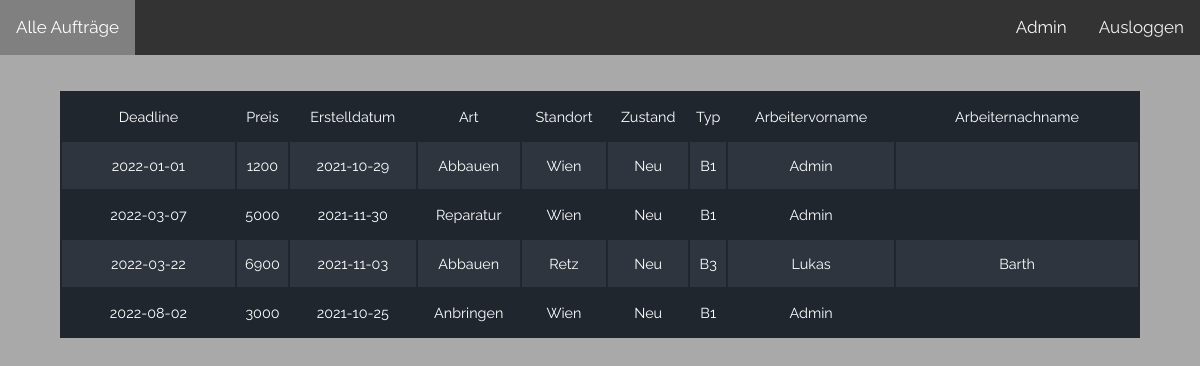
Page /pages/admin_pages/admin.php (signed in) on the committed database.
### tables this page shows
create table Auftrag(
ID int NOT NULL AUTO_INCREMENT,
Preis int NOT NULL,
Erstelldatum DATE,
Deadline DATE NOT NULL,
Art varchar(40), 
Erledigt VARCHAR(1) NOT NULL DEFAULT 'N',
LogoID int NOT NULL,
KundeID int NOT NULL,
ArbeiterID int NOT NULL,
primary key (id),
FOREIGN KEY (LogoID) REFERENCES Logo(ID),
FOREIGN KEY (KundeID) REFERENCES Kunde(ID),
FOREIGN KEY (ArbeiterID) REFERENCES Arbeiter(ID)
);

create table Logo(
ID int NOT NULL AUTO_INCREMENT,
Standort varchar(40) NOT NULL,
Zustand varchar(40),
Typ varchar(40) NOT NULL,
PRIMARY KEY (ID)
);

create table Arbeiter(
ID int NOT NULL AUTO_INCREMENT,
Vorname varchar(40) NOT NULL,
Nachname varchar(40) NOT NULL,
Telefonnummer varchar(30),
Email varchar(40) NOT NULL,
Passwort varchar(40) NOT NULL,
PRIMARY KEY (ID)
);

### php_functions/session.php (called while the page is built, shortened)
<?php
include "connect.php";
$email_check = $_SESSION["Email"];
$pass_check = $_SESSION["Passwort"];
$mode_check = $_SESSION["Mode"];
if (!($_SESSION["Email"] === "admin@mail.com" && $_SESSION["Passwort"] === "1234")) {
    if ($mode_check === "Arbeiter") {
        $sql = "SELECT * FROM arbeiter WHERE Email='$email_check' AND Passwort='$pass_check'";
    } else {
        $sql = "SELECT * FROM kunde WHERE Email='$email_check' AND Passwort='$pass_check'";
    }
    $result = mysqli_query($conn, $sql);
    if (mysqli_num_rows($result) === 1) {
        $row = mysqli_fetch_assoc($result);
        if (
            $row["Email"] === $email_check &&
            $row["Passwort"] === $pass_check
        ) {
            $login_session = $row["Vorname"] . " " . $row["Nachname"];
        } else {
            header("location: ../pages/index.php");
            die();
        }
    } else {
        header("location: ../pages/index.php");
        die();
    }
}
else
{
    $login_session = "Admin";
}
?>

### php_functions/display_data.php (the view, shortened to what this page needs)
<?php
function display_data($data) {
    $output = "<table class='data_table'>";
    foreach($data as $row => $var) {
        $output .= '<tr>';
        if($row===0) {
            foreach($var as $col => $val) {
                $output .= "<td>" . $col . '</td>';
            }
            $output .= '</tr>';
        }
        foreach($var as $val) {
            $output .= '<td>' . $val . '</td>';
        }
        $output .= '</tr>';
    }
    $output .= '</table>';
    echo $output;
}

### pages/admin_pages/admin.php (shortened to what this page needs)
<?php
include "../../php_functions/session.php";
include "../../php_functions/connect.php";
include "../../php_functions/display_data.php";
?>
<html lang="en">
<head>
    <link rel="stylesheet" href="../../css_files/overview.css">
</head>
<body>
<div class="topnav">
    <a class="active" href="admin.php">Alle Aufträge</a>
    <a class="logout" href = "../../php_functions/logout.php">Ausloggen</a>
    <a class="name" ><?php echo $login_session?></a>
</div>
<?php
$query = "select Deadline,Preis,Erstelldatum,Art,Standort,Zustand,Typ,Vorname as 'Arbeitervorname',Nachname as 'Arbeiternachname' from auftrag join logo on logo.id = auftrag.logoid join arbeiter on arbeiter.ID = auftrag.ArbeiterID where erledigt = 'N' order by Deadline;";
$result = mysqli_query($conn, $query);
display_data($result);
?>
</body>
</html>

### css_files/overview.css (style rules this page uses)
* { box-sizing: border-box; margin: 0; padding: 0; font-family: Raleway, sans-serif; }
html { font-size: 62.5%; }
body { font-family: 'Roboto', 'Helvetica Neue', Helvetica, Arial, sans-serif; font-size: 1.6rem; line-height: 1.6; -webkit-font-smoothing: antialiased; -moz-osx-font-smoothing: grayscale; background-color: darkgrey; }
table { margin-left: auto; margin-right: auto; width: 90%; min-width: 300px; margin-bottom: 2.4rem; background-color: #20262e; color: #fff; overflow: hidden; }
table tr:nth-child(even) { background-color: rgb(46, 53, 62); }
table td:before { color: #28b1de; }
table td { display: block; font-size: 90%; }
table td:first-child { padding-top: 1rem; }
table td:last-child { padding-bottom: 1rem; }
table td:before { content: attr(data-th) ':\00a0'; font-weight: bold; min-width: 8rem; display: inline-block; }
@media (min-width: 600px) { table td:before { display: none; } }
@media (min-width: 600px) { table td { display: table-cell; text-align: center; } }
@media (min-width: 600px) { table td:first-child, table td:last-child { padding: 1.5rem 2rem; } }
.topnav { background-color: #333; overflow: hidden; }
.topnav a { float: left; color: #f2f2f2; text-align: center; padding: 14px 16px; text-decoration: none; font-size: 17px; }
.topnav a.active { background-color: grey; color: white; }
a.logout { float: right; color: #f2f2f2; text-align: center; padding: 14px 16px; text-decoration: none; font-size: 17px; }
a.name { color: whitesmoke; float: right; text-align: center; padding: 14px 16px; text-decoration: none; font-size: 17px; }
.data_table { margin-top: 3%; }

### rows in the picture
auftrag: col "Deadline", col "Preis", col "Erstelldatum", col "Art", col "Standort", col "Zustand", col "Typ", col "Arbeitervorname", col "Arbeiternachname", Deadline "2022-01-01", Preis "1200", Erstelldatum "2021-10-29", Art "Abbauen", LogoID.Standort "Wien", LogoID.Zustand "Neu", LogoID.Typ "B1", ArbeiterID.Vorname "Admin"
auftrag: Deadline "2022-03-07", Preis "5000", Erstelldatum "2021-11-30", Art "Reparatur", LogoID.Standort "Wien", LogoID.Zustand "Neu", LogoID.Typ "B1", ArbeiterID.Vorname "Admin"
auftrag: Deadline "2022-03-22", Preis "6900", Erstelldatum "2021-11-03", Art "Abbauen", LogoID.Standort "Retz", LogoID.Zustand "Neu", LogoID.Typ "B3", ArbeiterID.Vorname "Lukas", ArbeiterID.Nachname "Barth"
auftrag: Deadline "2022-08-02", Preis "3000", Erstelldatum "2021-10-25", Art "Anbringen", LogoID.Standort "Wien", LogoID.Zustand "Neu", LogoID.Typ "B1", ArbeiterID.Vorname "Admin"

### other values in the picture
$login_session "Admin"
